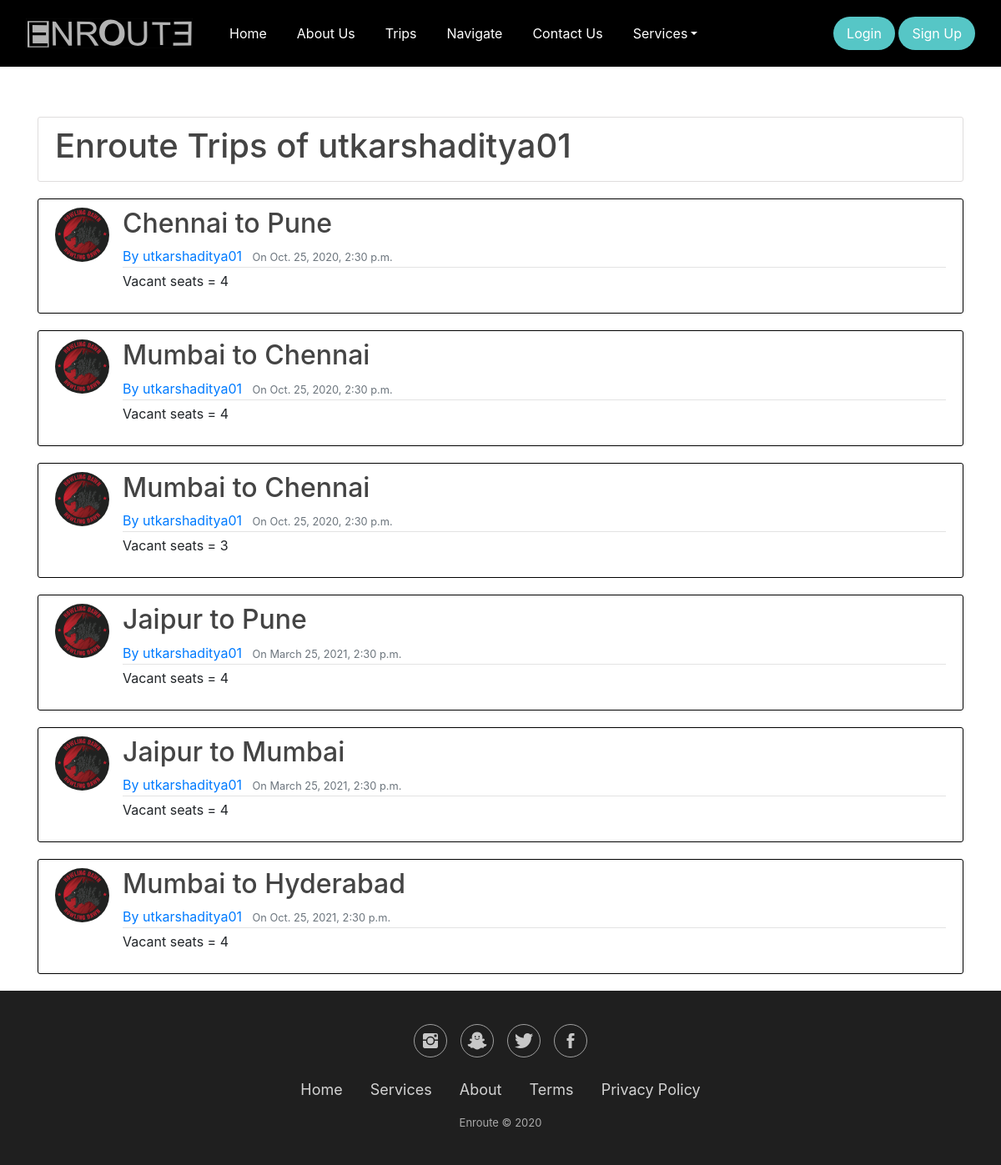
Page /carpool/trip/user/utkarshaditya01 on the committed database.
### carpool/models.py (models this page shows, shortened)
class Trip(models.Model): # To have a table of trip in the database along with the below attributes
    source = models.CharField(max_length=100)
    destination = models.CharField(max_length=100)
    vacant_seats = models.IntegerField()
    date_of_trip = models.DateTimeField()
    author = models.ForeignKey(User, on_delete=models.CASCADE) # Linking the user model and the trip model

### users/models.py (models this page shows, shortened)
class Profile(models.Model): # A table of Profile in the database which is linked with the user model
    user = models.OneToOneField(User,on_delete=models.CASCADE) # Every user will have 1 profile
    first_name = models.CharField(max_length=100)
    last_name = models.CharField(max_length=100)
    contact_no = models.CharField(max_length=15)
    image = models.ImageField(default='default.jpg',upload_to='profile_pics')

### carpool/views.py (the view)
# urls.py: path('trip/user/<str:username>', UserTripListView.as_view(),name='user-trips'),
class UserTripListView(ListView): # List of all trips of a specific user logic
    model = Trip
    template_name = 'carpool/user_trips.html'
    context_object_name='trips'
    def get_queryset(self):     # Return trips of a specific user
        user = get_object_or_404(User,username=self.kwargs.get('username'))
        return Trip.objects.filter(author=user).order_by('date_of_trip')

### carpool/templates/carpool/user_trips.html (shortened to what this page needs)
{% extends "carpool/base.html" %}
{% load static %}
{% block content %}
<div id="particles-js" style="width: 100%; height: 100vh; z-index: -1; background-color: rgba(0, 0, 0, 0); position: absolute;"></div>
<div class="container">
  <article class="media content-section-2">
    <h1>Enroute Trips of {{ view.kwargs.username }}  </h1>
  </article>
        {% for trip in trips %}
        <article class="media content-section">
          <img class="rounded-circle article-img"src="{{ trip.author.profile.image.url }}" alt="">
            <div class="media-body">
                <h2><a class="article-title" href="{% url 'trip-detail' trip.id %}">{{ trip.source }} to {{ trip.destination}}</a></h2>
              <div class="article-metadata">
                <a class="mr-2" href="{% url 'user-trips' trip.author.username %}">By {{ trip.author }}</a>
                <small class="text-muted">On {{trip.date_of_trip}}</small>
              </div>
              <p class="article-content">Vacant seats = {{ trip.vacant_seats }}</p>
            </div>
        </article>
        {% endfor %}
</div>
{% endblock content %}

### carpool/templates/carpool/user_trips.html (style rules this page uses)
body { background: #fafafa; color: #333333; margin-top: 5rem; }
h1, h2, h3, h4, h5, h6 { color: #444444; }
.content-section { background: #ffffff; padding: 10px 20px; border: 1px solid #000000; border-radius: 3px; margin-bottom: 20px; }
.content-section-2 { background: #ffffff; padding: 10px 20px; border: 1px solid #dfdddd; border-radius: 3px; margin-bottom: 20px; margin-top: 60px; }
.article-title { color: #444444; }
.article-content { white-space: pre-line; }
.article-img { height: 65px; width: 65px; margin-right: 16px; }
.article-metadata { padding-bottom: 1px; margin-bottom: 4px; border-bottom: 1px solid #e3e3e3 }

### rows in the picture
Trip: author.profile.image (picture), source "Chennai", destination "Pune", author "utkarshaditya01", date_of_trip "Oct. 25, 2020, 2:30 p.m.", vacant_seats "4"
Trip: author.profile.image (picture), source "Mumbai", destination "Chennai", author "utkarshaditya01", date_of_trip "Oct. 25, 2020, 2:30 p.m.", vacant_seats "4"
Trip: author.profile.image (picture), source "Mumbai", destination "Chennai", author "utkarshaditya01", date_of_trip "Oct. 25, 2020, 2:30 p.m.", vacant_seats "3"
Trip: author.profile.image (picture), source "Jaipur", destination "Pune", author "utkarshaditya01", date_of_trip "March 25, 2021, 2:30 p.m.", vacant_seats "4"
Trip: author.profile.image (picture), source "Jaipur", destination "Mumbai", author "utkarshaditya01", date_of_trip "March 25, 2021, 2:30 p.m.", vacant_seats "4"
Trip: author.profile.image (picture), source "Mumbai", destination "Hyderabad", author "utkarshaditya01", date_of_trip "Oct. 25, 2021, 2:30 p.m.", vacant_seats "4"

### other values in the picture
{{ view.kwargs.username }} "utkarshaditya01"
